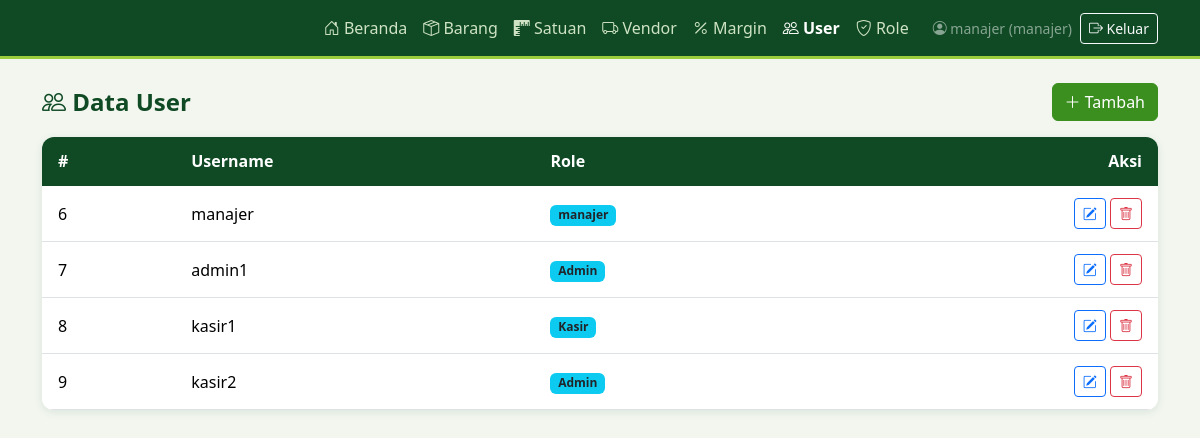
Screenshot of /user.php (signed in) with the database file from the repository.
### tables this page shows
CREATE TABLE user (
    iduser INT NOT NULL AUTO_INCREMENT,
    username VARCHAR(45) NOT NULL,
    password VARCHAR(100) NOT NULL,
    idrole INT NOT NULL,
    PRIMARY KEY (iduser),
    CONSTRAINT fk_user_role FOREIGN KEY (idrole) REFERENCES role(idrole)
);

CREATE TABLE role (
    idrole INT NOT NULL AUTO_INCREMENT,
    nama_role VARCHAR(100) NOT NULL,
    PRIMARY KEY (idrole)
);

### koneksi.php (called while the page is built, shortened)
<?php
function e($teks) {
    return htmlspecialchars((string)$teks, ENT_QUOTES, 'UTF-8');
}

### user.php (the view, shortened to what this page needs)
<?php
require 'koneksi.php';
$data = $pdo->query("SELECT u.iduser, u.username, u.idrole, r.nama_role
                    FROM `user` u
                    JOIN role r ON r.idrole = u.idrole
                    ORDER BY u.iduser")->fetchAll();
include 'header.php';
?>
<div class="d-flex justify-content-between align-items-center mb-3">
<h4 class="mb-0"><i class="bi bi-people"></i> Data User</h4>
<button class="btn btn-hijau" data-bs-toggle="modal" data-bs-target="#modalForm"><i class="bi bi-plus-lg"></i> Tambah</button>
</div>
<div class="card"><div class="table-responsive">
<table class="table table-hover align-middle mb-0">
<thead class="table-light"><tr><th>#</th><th>Username</th><th>Role</th><th class="text-end">Aksi</th></tr></thead>
<tbody>
<?php foreach ($data as $r): ?>
    <tr>
    <td><?= e($r['iduser']) ?></td>
    <td><?= e($r['username']) ?></td>
    <td><span class="badge bg-info text-dark"><?= e($r['nama_role']) ?></span></td>
    <td class="text-end">
        <button class="btn btn-sm btn-outline-primary" data-bs-toggle="modal" data-bs-target="#modalForm"
        data-id="<?= e($r['iduser']) ?>" data-username="<?= e($r['username']) ?>" data-idrole="<?= e($r['idrole']) ?>">
        <i class="bi bi-pencil-square"></i></button>
        <form method="post" class="d-inline" onsubmit="return confirm('Hapus data ini?')">
        <button class="btn btn-sm btn-outline-danger"><i class="bi bi-trash"></i></button>
        </form>
        </td>
    </tr>
        <?php endforeach; ?>
    </tbody>
</table>
</div></div>
<?php include 'footer.php'; ?>

### header.php (style rules this page uses)
:root { --hijau-tua:#0f4a24; --hijau:#3a8f1f; --hijau-muda:#9ccc3c; }
body { background:#f2f6ef; }
h4 { color:var(--hijau-tua); font-weight:700; }
.btn-hijau { background:var(--hijau); border-color:var(--hijau); color:#fff; }
.card { border:0; border-radius:12px; overflow:hidden; box-shadow:0 2px 8px rgba(15,74,36,.10); }
.card .table thead th { background:var(--hijau-tua); color:#fff; border-color:var(--hijau-tua); }
.table th, .table td { padding:.75rem 1rem; }
th { white-space:nowrap; }

### rows the page displays
user: iduser "6", username "manajer", idrole.nama_role "manajer"
user: iduser "7", username "admin1", idrole.nama_role "Admin"
user: iduser "8", username "kasir1", idrole.nama_role "Kasir"
user: iduser "9", username "kasir2", idrole.nama_role "Admin"

### other values shown
$m[1] "Beranda"
$m[1] "Barang"
$m[1] "Satuan"
$m[1] "Vendor"
$m[1] "Margin"
$m[1] "User"
$m[1] "Role"
$_SESSION['username'] "manajer"
$_SESSION['nama_role'] "manajer"
